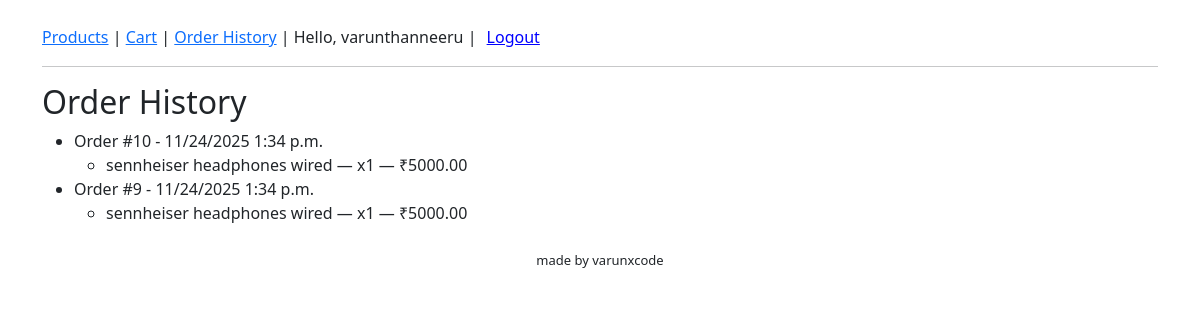
Screenshot of /orders/ (signed in) with the database file from the repository.
### shop/models.py (models this page shows, shortened)
class Order(models.Model):
    user = models.ForeignKey(User, on_delete=models.CASCADE)
    created_at = models.DateTimeField(auto_now_add=True)

class OrderItem(models.Model):
    order = models.ForeignKey(Order, on_delete=models.CASCADE)
    product = models.ForeignKey(Product, on_delete=models.CASCADE)
    quantity = models.PositiveIntegerField()
    price = models.DecimalField(max_digits=10, decimal_places=2)

class Product(models.Model):
    title = models.CharField(max_length=200)
    description = models.TextField()
    price = models.DecimalField(max_digits=10, decimal_places=2)
    category = models.ForeignKey(Category, on_delete=models.CASCADE)
    stock = models.PositiveIntegerField()
    image = models.ImageField(upload_to='product_images/', blank=True, null=True)

### shop/views.py (the view)
# urls.py: path('orders/', order_history, name='order_history'),
@login_required
def order_history(request):
    orders = Order.objects.filter(user=request.user).order_by('-created_at')
    return render(request, 'shop/order_history.html', {'orders': orders})

### shop/templates/shop/order_history.html
{% extends "base.html" %}
{% block content %}
<h2>Order History</h2>
{% if orders %}
<ul>
    {% for order in orders %}
    <li>
        Order #{{ order.id }} - {{ order.created_at|date:"SHORT_DATETIME_FORMAT" }}
        <ul>
            {% for item in order.orderitem_set.all %}
            <li>{{ item.product.title }} — x{{ item.quantity }} — ₹{{ item.price }}</li>
            {% endfor %}
        </ul>
    </li>
    {% endfor %}
</ul>
{% else %}
<p>You have no orders yet.</p>
{% endif %}
{% endblock %}

### shop/templates/base.html (shortened to what this page needs)
<!DOCTYPE html>
<html>
<head>
    <link rel="stylesheet" href="https://cdn.jsdelivr.net/npm/bootstrap@5.3.2/dist/css/bootstrap.min.css">
</head>
<body>
<div class="container mt-4">
    <nav>
      <a href="{% url 'product_list' %}">Products</a> |
      <a href="{% url 'cart_detail' %}">Cart</a> |
      <a href="{% url 'order_history' %}">Order History</a>
      {% if user.is_authenticated %}
        | Hello, {{ user.username }} |
            <form action="{% url 'logout' %}" method="post" style="display:inline;">
                <button type="submit" style="background:none; border:none; color:blue; text-decoration:underline; cursor:pointer;">Logout</button>
            </form>
      {% else %}
        | <a href="/accounts/login/">Login</a> | <a href="{% url 'register' %}">Register</a>
      {% endif %}
    </nav>
    <hr>
    {% block content %}{% endblock %}
</div>
<footer style="text-align:center; padding:10px; font-size:small;">
      made by varunxcode
</footer>
</body>
</html>

### rows the page displays
Order: id "10", created_at "11/24/2025 1:34 p.m."
OrderItem: product "sennheiser headphones wired", quantity "1", price "5000.00"
Order: id "9", created_at "11/24/2025 1:34 p.m."
OrderItem: product "sennheiser headphones wired", quantity "1", price "5000.00"

### other values shown
{{ user.username }} "varunthanneeru"
